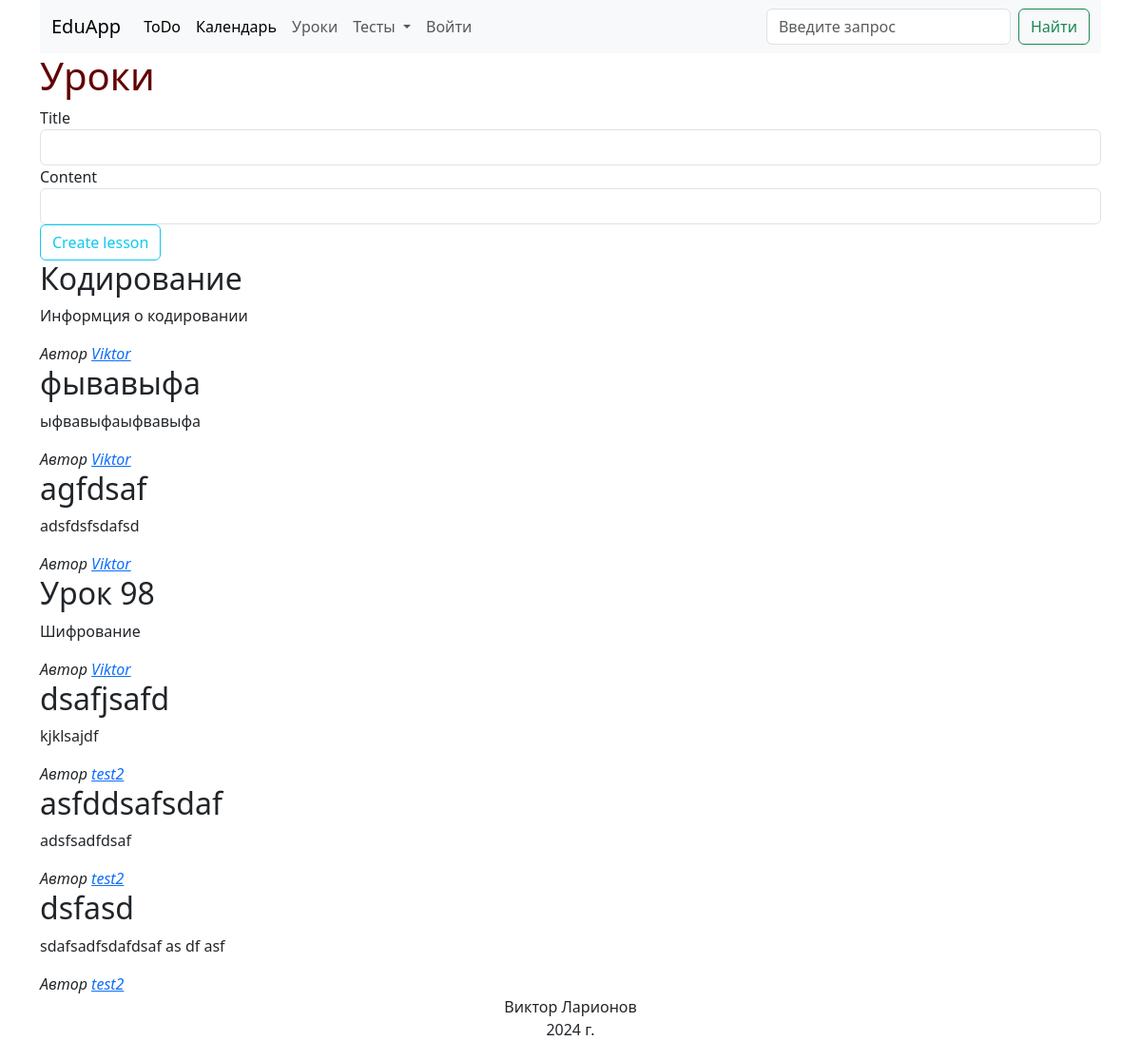
The app's page /lessons, older data.
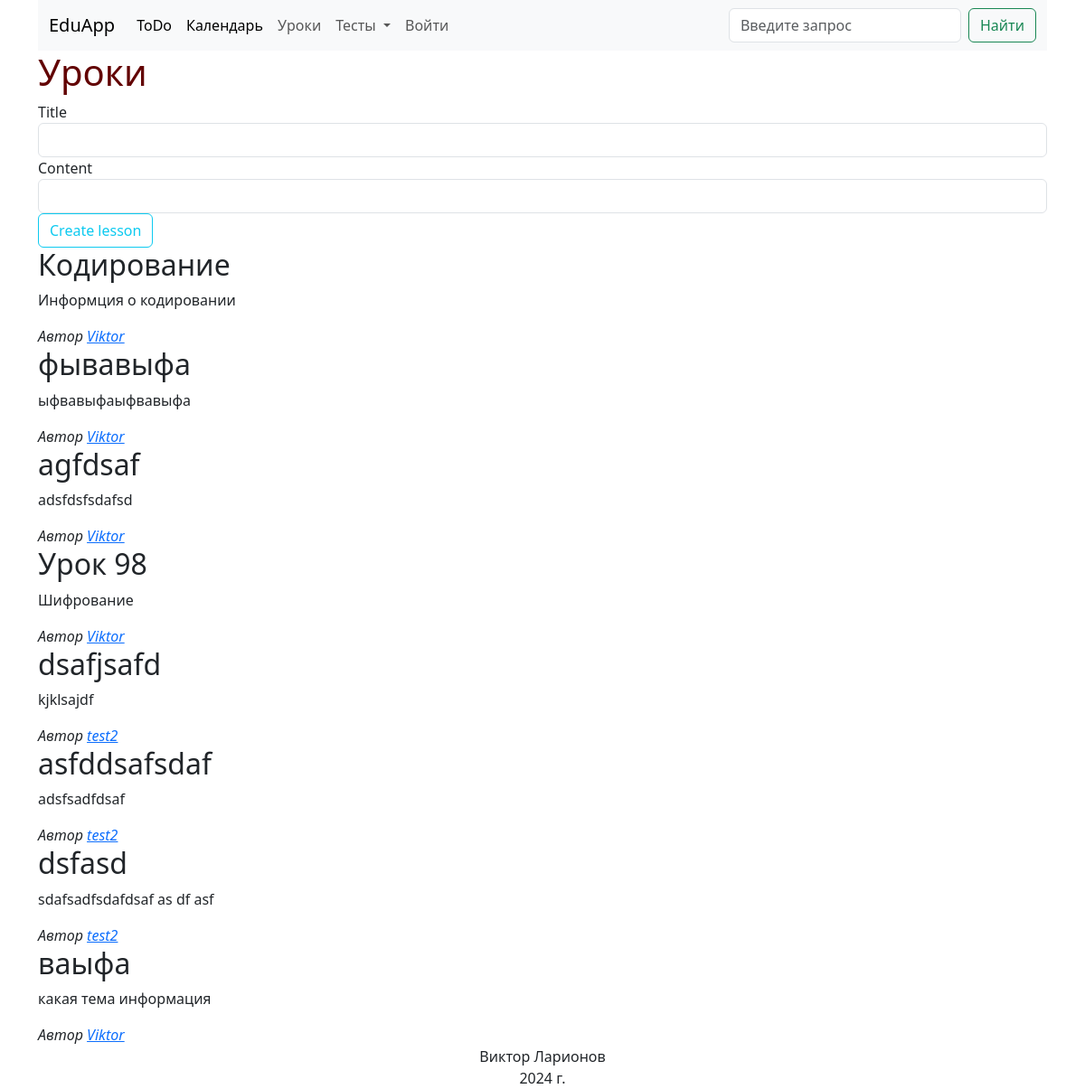
The same page, newer data.
### larik_school/models.py (models this page shows)
class Lesson(db.Model):
    id = db.Column(db.Integer, primary_key=True)
    title = db.Column(db.String(20), nullable=False)
    content = db.Column(db.String, nullable=False)
    user_id = db.Column(db.Integer, db.ForeignKey('user.id'), nullable=False)

class User(db.Model, UserMixin):
    id = db.Column(db.Integer, primary_key=True)
    email = db.Column(db.String, nullable=False, unique=True)
    username = db.Column(db.String, nullable=False)
    password = db.Column(db.String, nullable=False)
    lessons = db.relationship('Lesson', backref='author', lazy=True)
    def __repr__(self):
        return f'Пользователь {self.username}'

### larik_school/routes.py (the view, shortened to what this page needs)
@app.route('/lessons', methods=['GET', 'POST'])
def lessons():
    form = LessonsForm()
    if request.method=='GET':
        lessons = Lesson.query.all()
        for lesson in lessons:
            print(lesson.author)
        return render_template('lessons.html', lessons=lessons, form=form)

### larik_school/forms.py
class LessonsForm(FlaskForm):
    title = StringField('Title', validators=[DataRequired()])
    content = StringField('Content', validators=[DataRequired()])
    submit = SubmitField('Create lesson')

### larik_school/templates/lessons.html (shortened to what this page needs)
{% extends 'base.html' %}
{% block content %}
<h1>Уроки</h1>
<form method="POST">
    {{ form.title.label(class="form-control-label") }}
    {{ form.title(class="form-control") }}
    {{ form.content.label(class="form-control-label") }}
    {{ form.content(class="form-control") }}
    {{ form.submit(class="btn btn-outline-info") }}
</form>
{% for lesson in lessons %}
<h2>{{lesson['title']}}</h2>
<p>{{lesson['content']}}</p>
<i>Автор <a href="\author\{{lesson['author']['id']}}">{{lesson['author']['username']}}</a></i>
{% endfor %}
{% endblock %}

Row changes from the older to the newer data that the page shows:
added Lesson: title "ваыфа", content "какая тема информация", author.username "Viktor"
